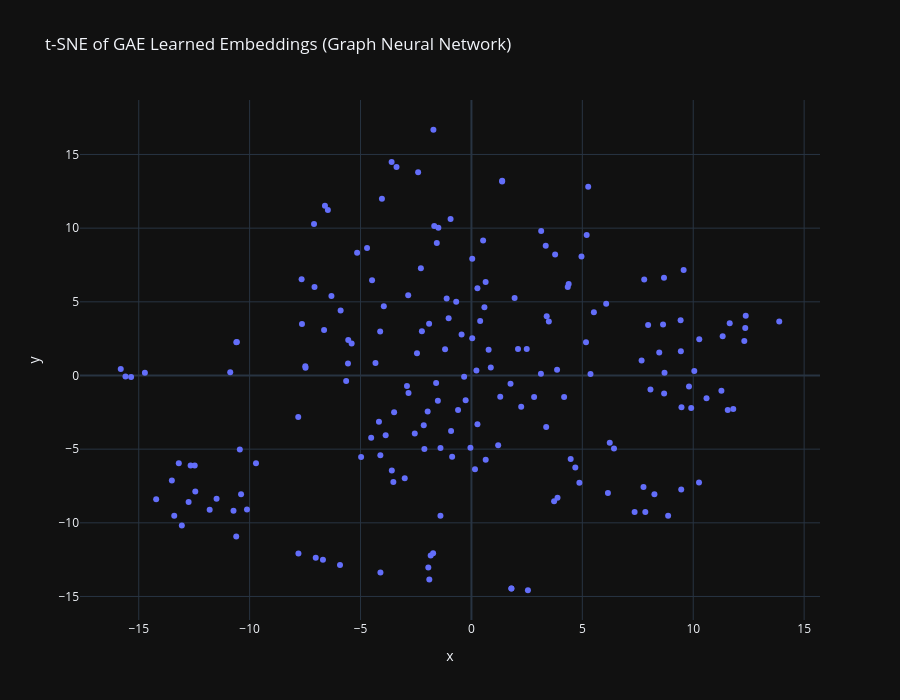

The notebook cell saved with this chart:
### Code cell
# 2. t-SNE of GAE Learned Embeddings
print("Computing t-SNE for GAE embeddings...")
emb_normalized = scaler.fit_transform(emb_array)

tsne = TSNE(n_components=2, random_state=42, perplexity=30)
emb_tsne = tsne.fit_transform(emb_normalized)

df_plot = pd.DataFrame(emb_tsne, columns=['x', 'y'])
df_plot['SMILES'] = fragment_smiles

fig = px.scatter(df_plot, x='x', y='y', hover_name='SMILES',
                 title='t-SNE of GAE Learned Embeddings (Graph Neural Network)',
                 width=900, height=700)
fig.show()

### Figure 1 — Plotly figure (JSON) as saved in the notebook; plotly's stock layout.template omitted (floating-point values rounded to 4 significant figures; data arrays with more than 128 entries replaced by an {"elided": "..."} marker saying what was removed)
{"data": [{"hovertemplate": "<b>%{hovertext}</b><br><br>x=%{x}<br>y=%{y}<extra></extra>", "hovertext": {"elided": "185 str values"}, "legendgroup": "", "marker": {"color": "#636efa", "symbol": "circle"}, "mode": "markers", "name": "", "orientation": "v", "showlegend": false, "x": {"elided": "185 float values"}, "xaxis": "x", "y": {"elided": "185 float values"}, "yaxis": "y", "type": "scatter"}], "layout": {"xaxis": {"anchor": "y", "domain": [0.0, 1.0], "title": {"text": "x"}}, "yaxis": {"anchor": "x", "domain": [0.0, 1.0], "title": {"text": "y"}}, "legend": {"tracegroupgap": 0}, "title": {"text": "t-SNE of GAE Learned Embeddings (Graph Neural Network)"}, "height": 700, "width": 900}}
